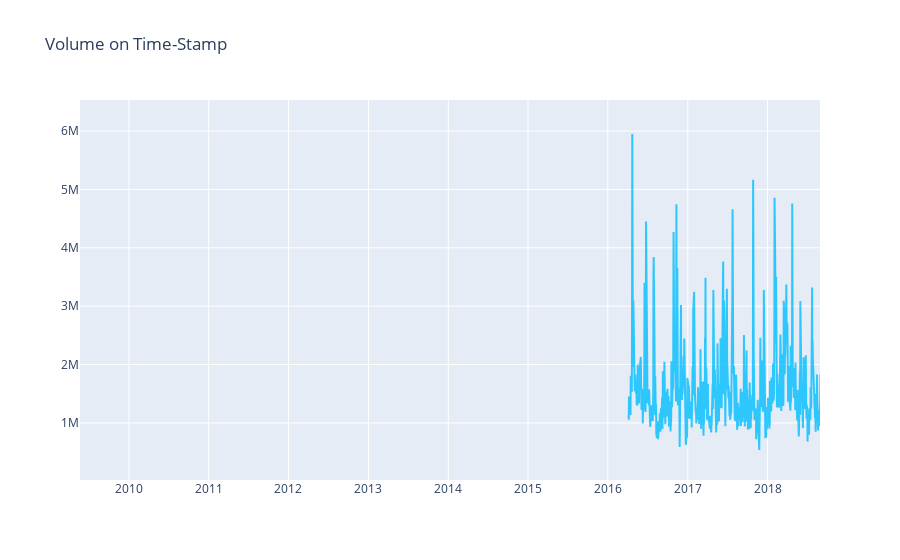

The notebook cell this image was saved under:
### Code cell
fig = go.Figure()
fig.add_trace(go.Scatter(
                x=TimeSeries.Date,
                y=TimeSeries.Volume,
                name="Volume in Time-Stamp",
                line_color='deepskyblue',
                opacity=0.8))

fig.update_layout(xaxis_range=['2009-05-22','2018-08-29'],
                  title_text="Volume on Time-Stamp")
fig.show()

### Figure 1 — Plotly figure (JSON) as saved in the notebook; plotly's stock layout.template omitted (floating-point values rounded to 4 significant figures; data arrays with more than 128 entries replaced by an {"elided": "..."} marker saying what was removed)
{"data": [{"line": {"color": "deepskyblue"}, "name": "Volume in Time-Stamp", "opacity": 0.8, "type": "scatter", "x": {"elided": "1258 str values"}, "y": {"elided": "1258 int values"}}], "layout": {"title": {"text": "Volume on Time-Stamp"}, "xaxis": {"range": ["2009-05-22", "2018-08-29"]}}}
